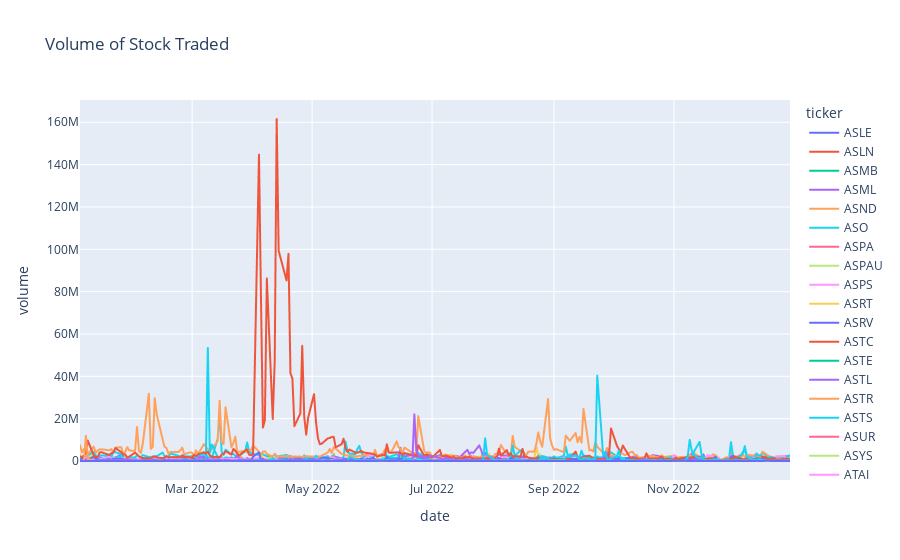

The notebook cell this image was saved under:
### Code cell
fig = px.line(df_new, x='date',
              y='volume',
              color='ticker',
              title='Volume of Stock Traded')
fig.show()

### Figure 1 — Plotly figure (JSON) as saved in the notebook; plotly's stock layout.template omitted (floating-point values rounded to 4 significant figures; data arrays with more than 128 entries replaced by an {"elided": "..."} marker saying what was removed)
{"data": [{"hovertemplate": "ticker=ASLE<br>date=%{x}<br>volume=%{y}<extra></extra>", "legendgroup": "ASLE", "line": {"color": "#636efa", "dash": "solid"}, "marker": {"symbol": "circle"}, "mode": "lines", "name": "ASLE", "showlegend": true, "type": "scattergl", "x": {"elided": "251 str values"}, "xaxis": "x", "y": {"elided": "251 int values"}, "yaxis": "y"}, {"hovertemplate": "ticker=ASLN<br>date=%{x}<br>volume=%{y}<extra></extra>", "legendgroup": "ASLN", "line": {"color": "#EF553B", "dash": "solid"}, "marker": {"symbol": "circle"}, "mode": "lines", "name": "ASLN", "showlegend": true, "type": "scattergl", "x": {"elided": "251 str values"}, "xaxis": "x", "y": {"elided": "251 int values"}, "yaxis": "y"}, {"hovertemplate": "ticker=ASMB<br>date=%{x}<br>volume=%{y}<extra></extra>", "legendgroup": "ASMB", "line": {"color": "#00cc96", "dash": "solid"}, "marker": {"symbol": "circle"}, "mode": "lines", "name": "ASMB", "showlegend": true, "type": "scattergl", "x": {"elided": "251 str values"}, "xaxis": "x", "y": {"elided": "251 int values"}, "yaxis": "y"}, {"hovertemplate": "ticker=ASML<br>date=%{x}<br>volume=%{y}<extra></extra>", "legendgroup": "ASML", "line": {"color": "#ab63fa", "dash": "solid"}, "marker": {"symbol": "circle"}, "mode": "lines", "name": "ASML", "showlegend": true, "type": "scattergl", "x": {"elided": "251 str values"}, "xaxis": "x", "y": {"elided": "251 int values"}, "yaxis": "y"}, {"hovertemplate": "ticker=ASND<br>date=%{x}<br>volume=%{y}<extra></extra>", "legendgroup": "ASND", "line": {"color": "#FFA15A", "dash": "solid"}, "marker": {"symbol": "circle"}, "mode": "lines", "name": "ASND", "showlegend": true, "type": "scattergl", "x": {"elided": "251 str values"}, "xaxis": "x", "y": {"elided": "251 int values"}, "yaxis": "y"}, {"hovertemplate": "ticker=ASO<br>date=%{x}<br>volume=%{y}<extra></extra>", "legendgroup": "ASO", "line": {"color": "#19d3f3", "dash": "solid"}, "marker": {"symbol": "circle"}, "mode": "lines", "name": "ASO", "showlegend": true, "type": "scattergl", "x": {"elided": "251 str values"}, "xaxis": "x", "y": {"elided": "251 int values"}, "yaxis": "y"}, {"hovertemplate": "ticker=ASPA<br>date=%{x}<br>volume=%{y}<extra></extra>", "legendgroup": "ASPA", "line": {"color": "#FF6692", "dash": "solid"}, "marker": {"symbol": "circle"}, "mode": "lines", "name": "ASPA", "showlegend": true, "type": "scattergl", "x": {"elided": "251 str values"}, "xaxis": "x", "y": {"elided": "251 int values"}, "yaxis": "y"}, {"hovertemplate": "ticker=ASPAU<br>date=%{x}<br>volume=%{y}<extra></extra>", "legendgroup": "ASPAU", "line": {"color": "#B6E880", "dash": "solid"}, "marker": {"symbol": "circle"}, "mode": "lines", "name": "ASPAU", "showlegend": true, "type": "scattergl", "x": {"elided": "251 str values"}, "xaxis": "x", "y": {"elided": "251 int values"}, "yaxis": "y"}, {"hovertemplate": "ticker=ASPS<br>date=%{x}<br>volume=%{y}<extra></extra>", "legendgroup": "ASPS", "line": {"color": "#FF97FF", "dash": "solid"}, "marker": {"symbol": "circle"}, "mode": "lines", "name": "ASPS", "showlegend": true, "type": "scattergl", "x": {"elided": "251 str values"}, "xaxis": "x", "y": {"elided": "251 int values"}, "yaxis": "y"}, {"hovertemplate": "ticker=ASRT<br>date=%{x}<br>volume=%{y}<extra></extra>", "legendgroup": "ASRT", "line": {"color": "#FECB52", "dash": "solid"}, "marker": {"symbol": "circle"}, "mode": "lines", "name": "ASRT", "showlegend": true, "type": "scattergl", "x": {"elided": "251 str values"}, "xaxis": "x", "y": {"elided": "251 int values"}, "yaxis": "y"}, {"hovertemplate": "ticker=ASRV<br>date=%{x}<br>volume=%{y}<extra></extra>", "legendgroup": "ASRV", "line": {"color": "#636efa", "dash": "solid"}, "marker": {"symbol": "circle"}, "mode": "lines", "name": "ASRV", "showlegend": true, "type": "scattergl", "x": {"elided": "251 str values"}, "xaxis": "x", "y": {"elided": "251 int values"}, "yaxis": "y"}, {"hovertemplate": "ticker=ASTC<br>date=%{x}<br>volume=%{y}<extra></extra>", "legendgroup": "ASTC", "line": {"color": "#EF553B", "dash": "solid"}, "marker": {"symbol": "circle"}, "mode": "lines", "name": "ASTC", "showlegend": true, "type": "scattergl", "x": {"elided": "251 str values"}, "xaxis": "x", "y": {"elided": "251 int values"}, "yaxis": "y"}, {"hovertemplate": "ticker=ASTE<br>date=%{x}<br>volume=%{y}<extra></extra>", "legendgroup": "ASTE", "line": {"color": "#00cc96", "dash": "solid"}, "marker": {"symbol": "circle"}, "mode": "lines", "name": "ASTE", "showlegend": true, "type": "scattergl", "x": {"elided": "251 str values"}, "xaxis": "x", "y": {"elided": "251 int values"}, "yaxis": "y"}, {"hovertemplate": "ticker=ASTL<br>date=%{x}<br>volume=%{y}<extra></extra>", "legendgroup": "ASTL", "line": {"color": "#ab63fa", "dash": "solid"}, "marker": {"symbol": "circle"}, "mode": "lines", "name": "ASTL", "showlegend": true, "type": "scattergl", "x": {"elided": "251 str values"}, "xaxis": "x", "y": {"elided": "251 int values"}, "yaxis": "y"}, {"hovertemplate": "ticker=ASTR<br>date=%{x}<br>volume=%{y}<extra></extra>", "legendgroup": "ASTR", "line": {"color": "#FFA15A", "dash": "solid"}, "marker": {"symbol": "circle"}, "mode": "lines", "name": "ASTR", "showlegend": true, "type": "scattergl", "x": {"elided": "251 str values"}, "xaxis": "x", "y": {"elided": "251 int values"}, "yaxis": "y"}, {"hovertemplate": "ticker=ASTS<br>date=%{x}<br>volume=%{y}<extra></extra>", "legendgroup": "ASTS", "line": {"color": "#19d3f3", "dash": "solid"}, "marker": {"symbol": "circle"}, "mode": "lines", "name": "ASTS", "showlegend": true, "type": "scattergl", "x": {"elided": "251 str values"}, "xaxis": "x", "y": {"elided": "251 int values"}, "yaxis": "y"}, {"hovertemplate": "ticker=ASUR<br>date=%{x}<br>volume=%{y}<extra></extra>", "legendgroup": "ASUR", "line": {"color": "#FF6692", "dash": "solid"}, "marker": {"symbol": "circle"}, "mode": "lines", "name": "ASUR", "showlegend": true, "type": "scattergl", "x": {"elided": "251 str values"}, "xaxis": "x", "y": {"elided": "251 int values"}, "yaxis": "y"}, {"hovertemplate": "ticker=ASYS<br>date=%{x}<br>volume=%{y}<extra></extra>", "legendgroup": "ASYS", "line": {"color": "#B6E880", "dash": "solid"}, "marker": {"symbol": "circle"}, "mode": "lines", "name": "ASYS", "showlegend": true, "type": "scattergl", "x": {"elided": "251 str values"}, "xaxis": "x", "y": {"elided": "251 int values"}, "yaxis": "y"}, {"hovertemplate": "ticker=ATAI<br>date=%{x}<br>volume=%{y}<extra></extra>", "legendgroup": "ATAI", "line": {"color": "#FF97FF", "dash": "solid"}, "marker": {"symbol": "circle"}, "mode": "lines", "name": "ATAI", "showlegend": true, "type": "scattergl", "x": {"elided": "251 str values"}, "xaxis": "x", "y": {"elided": "251 int values"}, "yaxis": "y"}, {"hovertemplate": "ticker=ATCOL<br>date=%{x}<br>volume=%{y}<extra></extra>", "legendgroup": "ATCOL", "line": {"color": "#FECB52", "dash": "solid"}, "marker": {"symbol": "circle"}, "mode": "lines", "name": "ATCOL", "showlegend": true, "type": "scattergl", "x": {"elided": "251 str values"}, "xaxis": "x", "y": {"elided": "251 int values"}, "yaxis": "y"}, {"hovertemplate": "ticker=ATEC<br>date=%{x}<br>volume=%{y}<extra></extra>", "legendgroup": "ATEC", "line": {"color": "#636efa", "dash": "solid"}, "marker": {"symbol": "circle"}, "mode": "lines", "name": "ATEC", "showlegend": true, "type": "scattergl", "x": {"elided": "251 str values"}, "xaxis": "x", "y": {"elided": "251 int values"}, "yaxis": "y"}, {"hovertemplate": "ticker=ATER<br>date=%{x}<br>volume=%{y}<extra></extra>", "legendgroup": "ATER", "line": {"color": "#EF553B", "dash": "solid"}, "marker": {"symbol": "circle"}, "mode": "lines", "name": "ATER", "showlegend": true, "type": "scattergl", "x": {"elided": "251 str values"}, "xaxis": "x", "y": {"elided": "251 int values"}, "yaxis": "y"}, {"hovertemplate": "ticker=ATEX<br>date=%{x}<br>volume=%{y}<extra></extra>", "legendgroup": "ATEX", "line": {"color": "#00cc96", "dash": "solid"}, "marker": {"symbol": "circle"}, "mode": "lines", "name": "ATEX", "showlegend": true, "type": "scattergl", "x": {"elided": "251 str values"}, "xaxis": "x", "y": {"elided": "251 int values"}, "yaxis": "y"}, {"hovertemplate": "ticker=ATHA<br>date=%{x}<br>volume=%{y}<extra></extra>", "legendgroup": "ATHA", "line": {"color": "#ab63fa", "dash": "solid"}, "marker": {"symbol": "circle"}, "mode": "lines", "name": "ATHA", "showlegend": true, "type": "scattergl", "x": {"elided": "251 str values"}, "xaxis": "x", "y": {"elided": "251 int values"}, "yaxis": "y"}, {"hovertemplate": "ticker=ATHE<br>date=%{x}<br>volume=%{y}<extra></extra>", "legendgroup": "ATHE", "line": {"color": "#FFA15A", "dash": "solid"}, "marker": {"symbol": "circle"}, "mode": "lines", "name": "ATHE", "showlegend": true, "type": "scattergl", "x": {"elided": "251 str values"}, "xaxis": "x", "y": {"elided": "251 int values"}, "yaxis": "y"}, {"hovertemplate": "ticker=ATHX<br>date=%{x}<br>volume=%{y}<extra></extra>", "legendgroup": "ATHX", "line": {"color": "#19d3f3", "dash": "solid"}, "marker": {"symbol": "circle"}, "mode": "lines", "name": "ATHX", "showlegend": true, "type": "scattergl", "x": {"elided": "251 str values"}, "xaxis": "x", "y": {"elided": "251 int values"}, "yaxis": "y"}, {"hovertemplate": "ticker=ATIF<br>date=%{x}<br>volume=%{y}<extra></extra>", "legendgroup": "ATIF", "line": {"color": "#FF6692", "dash": "solid"}, "marker": {"symbol": "circle"}, "mode": "lines", "name": "ATIF", "showlegend": true, "type": "scattergl", "x": {"elided": "251 str values"}, "xaxis": "x", "y": {"elided": "251 int values"}, "yaxis": "y"}, {"hovertemplate": "ticker=ATLC<br>date=%{x}<br>volume=%{y}<extra></extra>", "legendgroup": "ATLC", "line": {"color": "#B6E880", "dash": "solid"}, "marker": {"symbol": "circle"}, "mode": "lines", "name": "ATLC", "showlegend": true, "type": "scattergl", "x": {"elided": "251 str values"}, "xaxis": "x", "y": {"elided": "251 int values"}, "yaxis": "y"}, {"hovertemplate": "ticker=ATLCL<br>date=%{x}<br>volume=%{y}<extra></extra>", "legendgroup": "ATLCL", "line": {"color": "#FF97FF", "dash": "solid"}, "marker": {"symbol": "circle"}, "mode": "lines", "name": "ATLCL", "showlegend": true, "type": "scattergl", "x": {"elided": "251 str values"}, "xaxis": "x", "y": {"elided": "251 int values"}, "yaxis": "y"}, {"hovertemplate": "ticker=ATLCP<br>date=%{x}<br>volume=%{y}<extra></extra>", "legendgroup": "ATLCP", "line": {"color": "#FECB52", "dash": "solid"}, "marker": {"symbol": "circle"}, "mode": "lines", "name": "ATLCP", "showlegend": true, "type": "scattergl", "x": {"elided": "251 str values"}, "xaxis": "x", "y": {"elided": "251 int values"}, "yaxis": "y"}, {"hovertemplate": "ticker=ATLO<br>date=%{x}<br>volume=%{y}<extra></extra>", "legendgroup": "ATLO", "line": {"color": "#636efa", "dash": "solid"}, "marker": {"symbol": "circle"}, "mode": "lines", "name": "ATLO", "showlegend": true, "type": "scattergl", "x": {"elided": "251 str values"}, "xaxis": "x", "y": {"elided": "251 int values"}, "yaxis": "y"}], "layout": {"legend": {"title": {"text": "ticker"}, "tracegroupgap": 0}, "title": {"text": "Volume of Stock Traded"}, "xaxis": {"anchor": "y", "domain": [0, 1], "title": {"text": "date"}}, "yaxis": {"anchor": "x", "domain": [0, 1], "title": {"text": "volume"}}}}
